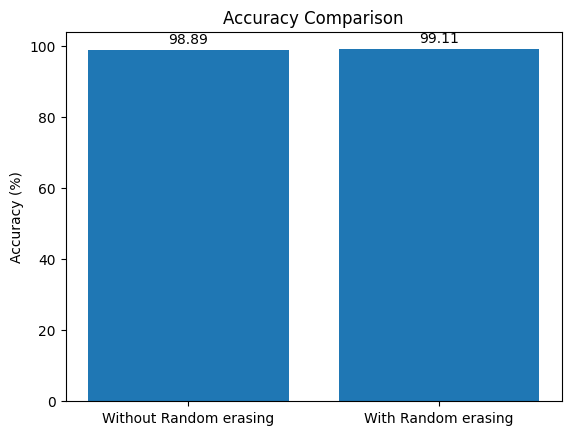
#> input picture src/solutions/accuracy_comparision.png, 571 x 435 px
$ python q2.py --image accuracy_comparision.png
#> lines starting #> are read from the running program, lines starting #| are printed output that depends on the picture
# Copyright 2023 tc-haung
#
# Licensed under the Apache License, Version 2.0 (the "License");
# you may not use this file except in compliance with the License.
# You may obtain a copy of the License at
#
#     http://www.apache.org/licenses/LICENSE-2.0
#
# Unless required by applicable law or agreed to in writing, software
# distributed under the License is distributed on an "AS IS" BASIS,
# WITHOUT WARRANTIES OR CONDITIONS OF ANY KIND, either express or implied.
# See the License for the specific language governing permissions and
# limitations under the License.

import argparse
import cv2
import matplotlib.pyplot as plt

def histogram_equalization(image_path):
#> called with image_path = 'accuracy_comparision.png'
    gray = cv2.imread(image_path, cv2.IMREAD_GRAYSCALE)
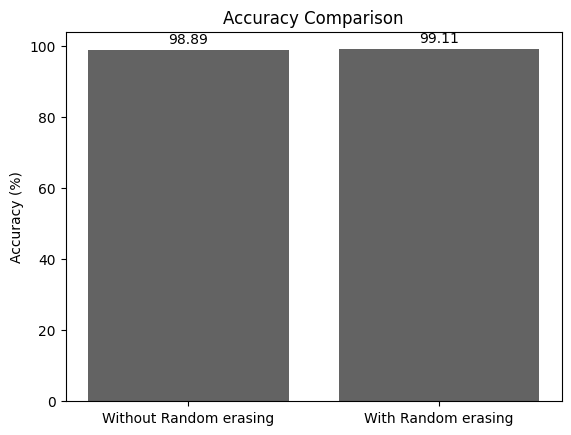
#> gray: shape (435, 571); min 0, max 255, mean 162
    # cv2.imshow("Original image", gray)
    hist_gray = cv2.calcHist([gray], [0], None, [256], [0, 256])
#> hist_gray = 256 values, max 140560 at index 99, min 2 at index 233, mean 970.3
    # part 1
    equalized = cv2.equalizeHist(gray)
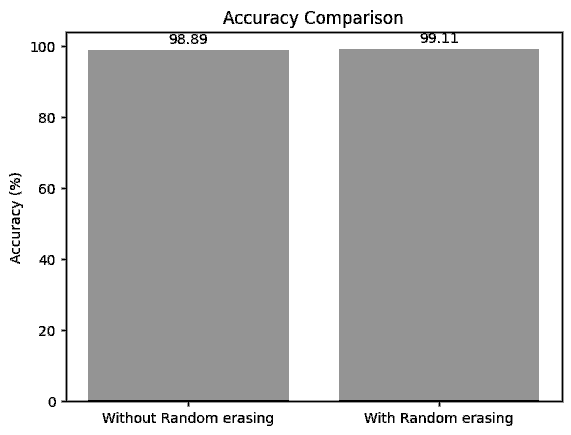
#> equalized: shape (435, 571); min 0, max 255, mean 187.9
    # plot image and frequency by matplotlib
    # cv2.imshow("Equalized with OpenCV", equalized)
    hist_equalized = cv2.calcHist([equalized], [0], None, [256], [0, 256])
#> hist_equalized = 256 values, max 141273 at index 148, min 0 at index 3, mean 970.3


    # part 2
    # caculate histogram
    hist = cv2.calcHist([gray], [0], None, [256], [0, 256])
#> hist has the same summary as hist_gray
    # caculate pdf
    pdf = hist / sum(hist)
#> pdf = 256 values, max 0.566 at index 99, min 8.05e-06 at index 233, mean 0.00391
    # caculate cdf
    cdf = pdf.cumsum()
#> cdf = 256 values from 0.00862 to 1
    # caculate mapping
    mapping = [round(255 * i) for i in cdf]
#> mapping = 256 values from 2 to 255
    # mapping
    new_image = gray.copy()
    for i in range(gray.shape[0]):
        for j in range(gray.shape[1]):
            new_image[i, j] = mapping[gray[i, j]]

    # plot image and frequency by matplotlib
    # cv2.imshow("Equalized with my function", new_image)
    hist_new_image = cv2.calcHist([new_image], [0], None, [256], [0, 256])
#> hist_new_image = 256 values, max 141377 at index 149, min 0 at index 0, mean 970.3

    # plot 3 image and 3 bar chart
    fig, axs = plt.subplots(2, 3)
    axs[0, 0].imshow(gray, cmap="gray")
    axs[0, 0].set_title("Original image")
    axs[1, 0].bar(range(256), hist_gray[:, 0])
    axs[1, 0].set_title("Histogram of Original")

    axs[0, 1].imshow(equalized, cmap="gray")
    axs[0, 1].set_title("Equalized with OpenCV")
    axs[1, 1].bar(range(256), hist_equalized[:, 0])
    axs[1, 1].set_title("Histogram of Equalized (OpenCV)")

    axs[0, 2].imshow(new_image, cmap="gray")
    axs[0, 2].set_title("Equalized Manually")
    axs[1, 2].bar(range(256), hist_new_image[:, 0])
    axs[1, 2].set_title("Histogram of Equalized (Manually)")

    plt.show()
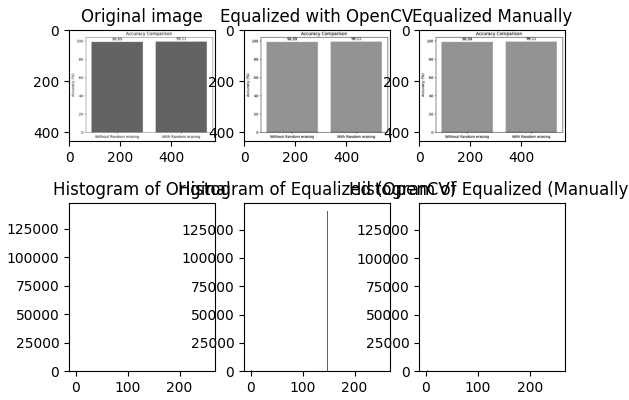
#> figure drawn by matplotlib, 6 panels; panel 4: tallest bar 140560 high, from x = 98.6 to 99.4; panel 5: tallest bar 141273 high, from x = 147.6 to 148.4; panel 6: tallest bar 141377 high, from x = 148.6 to 149.4
def main():
    parser = argparse.ArgumentParser()
    parser.add_argument("--image", type=str, default=None)
    args = parser.parse_args()

    if args.image:
        image = args.image
        histogram_equalization(image)
    else:
        print("Please specify the image path")

if __name__ == "__main__":
    main()
